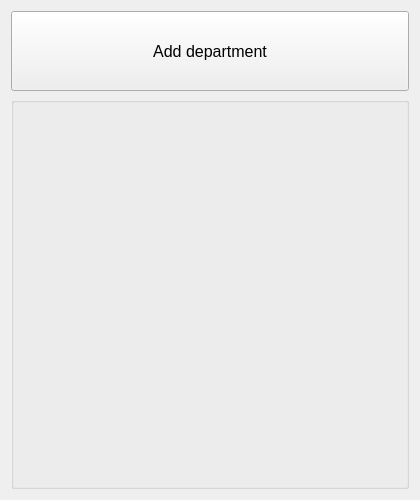
<?xml version="1.0" encoding="UTF-8"?>
<ui version="4.0">
 <class>AddButtonDepartment</class>
 <widget class="QWidget" name="AddButtonDepartment">
  <property name="geometry">
   <rect>
    <x>0</x>
    <y>0</y>
    <width>420</width>
    <height>500</height>
   </rect>
  </property>
  <property name="maximumSize">
   <size>
    <width>420</width>
    <height>500</height>
   </size>
  </property>
  <property name="sizeIncrement">
   <size>
    <width>420</width>
    <height>500</height>
   </size>
  </property>
  <property name="windowTitle">
   <string>Form</string>
  </property>
  <layout class="QGridLayout" name="gridLayout_2">
   <item row="0" column="0">
    <layout class="QGridLayout" name="gridLayout">
     <item row="1" column="0">
      <widget class="QGroupBox" name="groupBox">
       <property name="title">
        <string/>
       </property>
      </widget>
     </item>
     <item row="0" column="0">
      <widget class="QPushButton" name="pB_addDepartment">
       <property name="sizePolicy">
        <sizepolicy hsizetype="Minimum" vsizetype="Fixed">
         <horstretch>0</horstretch>
         <verstretch>0</verstretch>
        </sizepolicy>
       </property>
       <property name="minimumSize">
        <size>
         <width>0</width>
         <height>80</height>
        </size>
       </property>
       <property name="maximumSize">
        <size>
         <width>16777215</width>
         <height>16777215</height>
        </size>
       </property>
       <property name="styleSheet">
        <string notr="true">QPushButton{
	font-size: 16px;
}</string>
       </property>
       <property name="text">
        <string>Add department</string>
       </property>
      </widget>
     </item>
    </layout>
   </item>
  </layout>
 </widget>
 <resources/>
 <connections/>
</ui>
